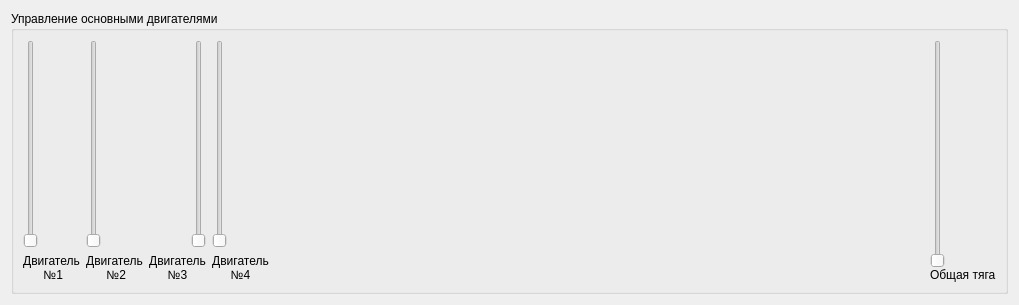
<?xml version="1.0" encoding="UTF-8"?>
<ui version="4.0">
 <class>Form</class>
 <widget class="QWidget" name="Form">
  <property name="geometry">
   <rect>
    <x>0</x>
    <y>0</y>
    <width>1019</width>
    <height>305</height>
   </rect>
  </property>
  <property name="windowTitle">
   <string>Form</string>
  </property>
  <layout class="QHBoxLayout" name="horizontalLayout">
   <item>
    <widget class="QGroupBox" name="groupBox">
     <property name="enabled">
      <bool>true</bool>
     </property>
     <property name="title">
      <string>Управление основными двигателями</string>
     </property>
     <layout class="QHBoxLayout" name="horizontalLayout_2">
      <item>
       <layout class="QVBoxLayout" name="verticalLayout">
        <item alignment="">
         <widget class="QSlider" name="verticalSlider">
          <property name="orientation">
           <enum>Qt::Orientation::Vertical</enum>
          </property>
         </widget>
        </item>
        <item>
         <widget class="QLabel" name="label">
          <property name="text">
           <string>Двигатель
 №1</string>
          </property>
          <property name="alignment">
           <set>Qt::AlignmentFlag::AlignHCenter|Qt::AlignmentFlag::AlignTop</set>
          </property>
         </widget>
        </item>
       </layout>
      </item>
      <item>
       <layout class="QVBoxLayout" name="verticalLayout_2">
        <item alignment="">
         <widget class="QSlider" name="verticalSlider_2">
          <property name="orientation">
           <enum>Qt::Orientation::Vertical</enum>
          </property>
         </widget>
        </item>
        <item>
         <widget class="QLabel" name="label_2">
          <property name="text">
           <string>Двигатель
 №2</string>
          </property>
          <property name="alignment">
           <set>Qt::AlignmentFlag::AlignCenter</set>
          </property>
         </widget>
        </item>
       </layout>
      </item>
      <item>
       <layout class="QVBoxLayout" name="verticalLayout_3">
        <item alignment="">
         <widget class="QSlider" name="verticalSlider_3">
          <property name="enabled">
           <bool>true</bool>
          </property>
          <property name="sizePolicy">
           <sizepolicy hsizetype="Fixed" vsizetype="Expanding">
            <horstretch>0</horstretch>
            <verstretch>0</verstretch>
           </sizepolicy>
          </property>
          <property name="sizeIncrement">
           <size>
            <width>18</width>
            <height>0</height>
           </size>
          </property>
          <property name="baseSize">
           <size>
            <width>15</width>
            <height>0</height>
           </size>
          </property>
          <property name="layoutDirection">
           <enum>Qt::LayoutDirection::RightToLeft</enum>
          </property>
          <property name="orientation">
           <enum>Qt::Orientation::Vertical</enum>
          </property>
         </widget>
        </item>
        <item>
         <widget class="QLabel" name="label_3">
          <property name="text">
           <string>Двигатель 
№3</string>
          </property>
          <property name="alignment">
           <set>Qt::AlignmentFlag::AlignCenter</set>
          </property>
         </widget>
        </item>
       </layout>
      </item>
      <item>
       <layout class="QVBoxLayout" name="verticalLayout_4">
        <item alignment="">
         <widget class="QSlider" name="verticalSlider_4">
          <property name="enabled">
           <bool>true</bool>
          </property>
          <property name="sizePolicy">
           <sizepolicy hsizetype="Fixed" vsizetype="Expanding">
            <horstretch>0</horstretch>
            <verstretch>0</verstretch>
           </sizepolicy>
          </property>
          <property name="orientation">
           <enum>Qt::Orientation::Vertical</enum>
          </property>
         </widget>
        </item>
        <item>
         <widget class="QLabel" name="label_4">
          <property name="text">
           <string>Двигатель 
№4</string>
          </property>
          <property name="alignment">
           <set>Qt::AlignmentFlag::AlignCenter</set>
          </property>
         </widget>
        </item>
       </layout>
      </item>
      <item>
       <spacer name="horizontalSpacer">
        <property name="orientation">
         <enum>Qt::Orientation::Horizontal</enum>
        </property>
        <property name="sizeHint" stdset="0">
         <size>
          <width>40</width>
          <height>20</height>
         </size>
        </property>
       </spacer>
      </item>
      <item>
       <layout class="QVBoxLayout" name="verticalLayout_5">
        <property name="spacing">
         <number>0</number>
        </property>
        <property name="leftMargin">
         <number>0</number>
        </property>
        <item alignment="">
         <widget class="QSlider" name="verticalSlider_5">
          <property name="enabled">
           <bool>true</bool>
          </property>
          <property name="sizePolicy">
           <sizepolicy hsizetype="Fixed" vsizetype="Expanding">
            <horstretch>0</horstretch>
            <verstretch>0</verstretch>
           </sizepolicy>
          </property>
          <property name="layoutDirection">
           <enum>Qt::LayoutDirection::LeftToRight</enum>
          </property>
          <property name="value">
           <number>0</number>
          </property>
          <property name="orientation">
           <enum>Qt::Orientation::Vertical</enum>
          </property>
         </widget>
        </item>
        <item alignment="">
         <widget class="QLabel" name="label_5">
          <property name="text">
           <string>Общая тяга</string>
          </property>
         </widget>
        </item>
       </layout>
      </item>
     </layout>
    </widget>
   </item>
  </layout>
 </widget>
 <resources/>
 <connections/>
</ui>
